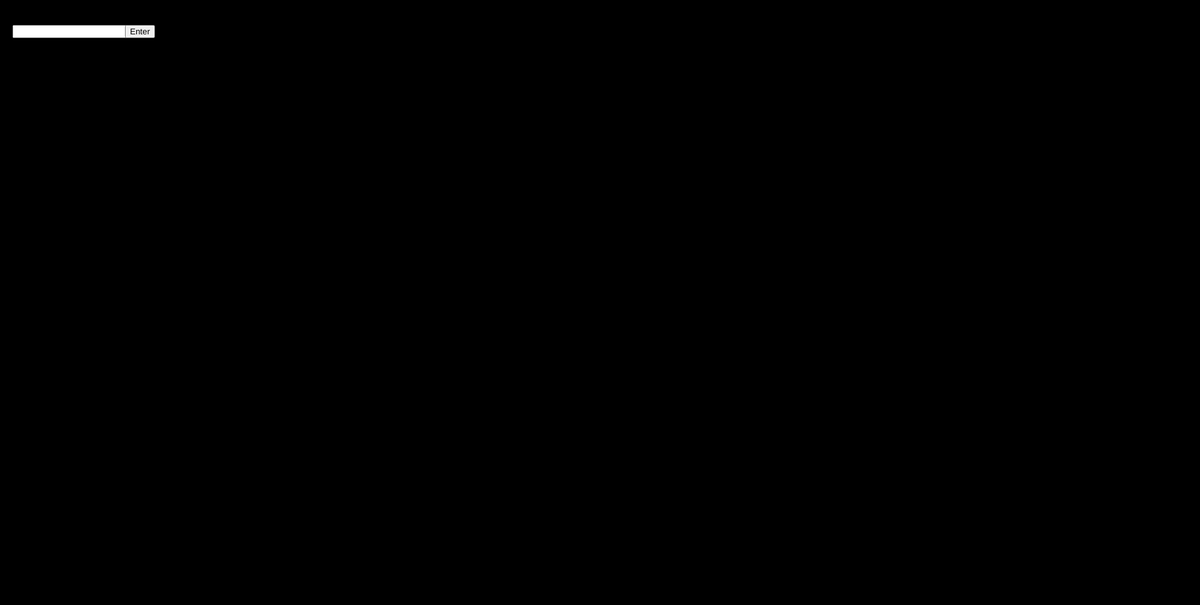
Frame 1 (no input)
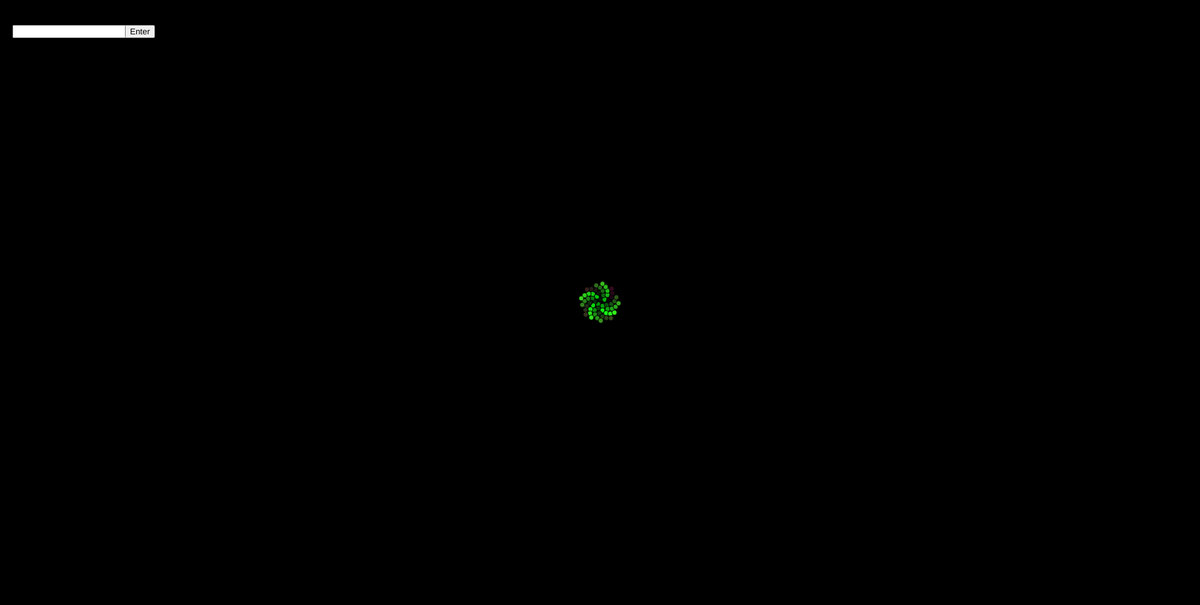
Frame 60 (no input)
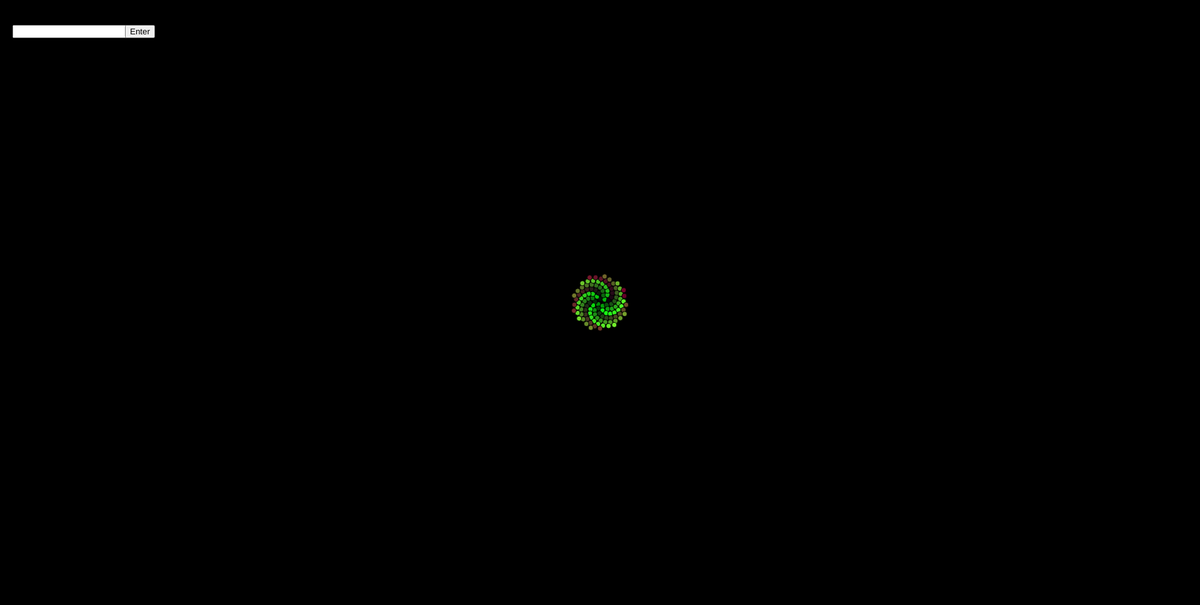
Frame 120 (the mouse pressed at the canvas centre since frame 60)

The p5.js sketch that drew these frames (run headless with seeded random() and noise() and a simulated clock; from frame 60 on, the mouse is pressed at the canvas centre):

// p5.js sketch
// ── sketch.js
let n = 0;
let c = 4;
var inpt;
var angle = 137.5;
function setup() {
  inpt = createInput ('');
  inpt.position(20, 40);
  btn = createButton("Enter");
  btn.position(200,40);
  createCanvas(1920, 969);
  background(0);
  angleMode(DEGREES)
}

function draw() {
 btn.mousePressed(SetValue);
  
  let a = n * angle;
  let r = c* sqrt(n);
  let x = cos(a) * r + width / 2;
  let y = sin(a) * r + height / 2;
  fill(n % 256, a % 255, r % 255 );
  circle(x , y, 8 );
  n++;
}

function SetValue(){
  if(isNaN(inpt.value())){
    alert("Introduce a valiable number");
    angle = 137.5;
  }
  else{
    angle = inpt.value();
    background(0);
    n=0;
  }
}
// ── style.css
html, body {
  margin: 0;
  padding: 0;
  overflow: hidden;
}

canvas {
  display: block;
}
h1{
  font-family: 'Helvetica Neue', sans-serif;
  position: absolute;
  top: 0%;
  left: 50%;
  transform: translate(-50%);
  color: white;
}
p{
  font-family: 'Helvetica Neue', sans-serif;
  color: white;
  position: absolute;
  top: 0%;
  left: 1%;
}
input{
  border-radius:5px ;
  border: none;
}
button{
  font-family: Helvetica, sans-serif;
  border: none;
  border-radius:2px ;
}
